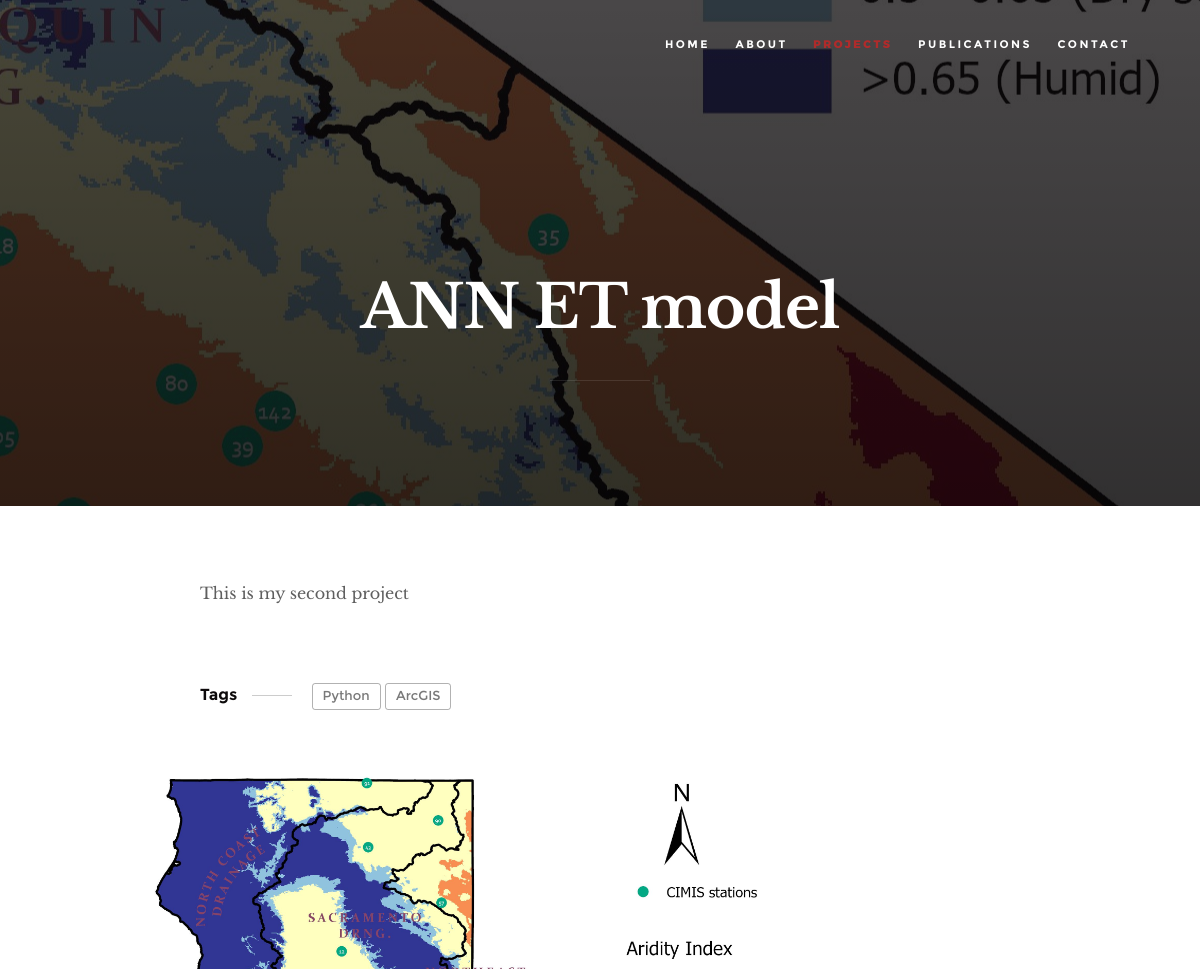
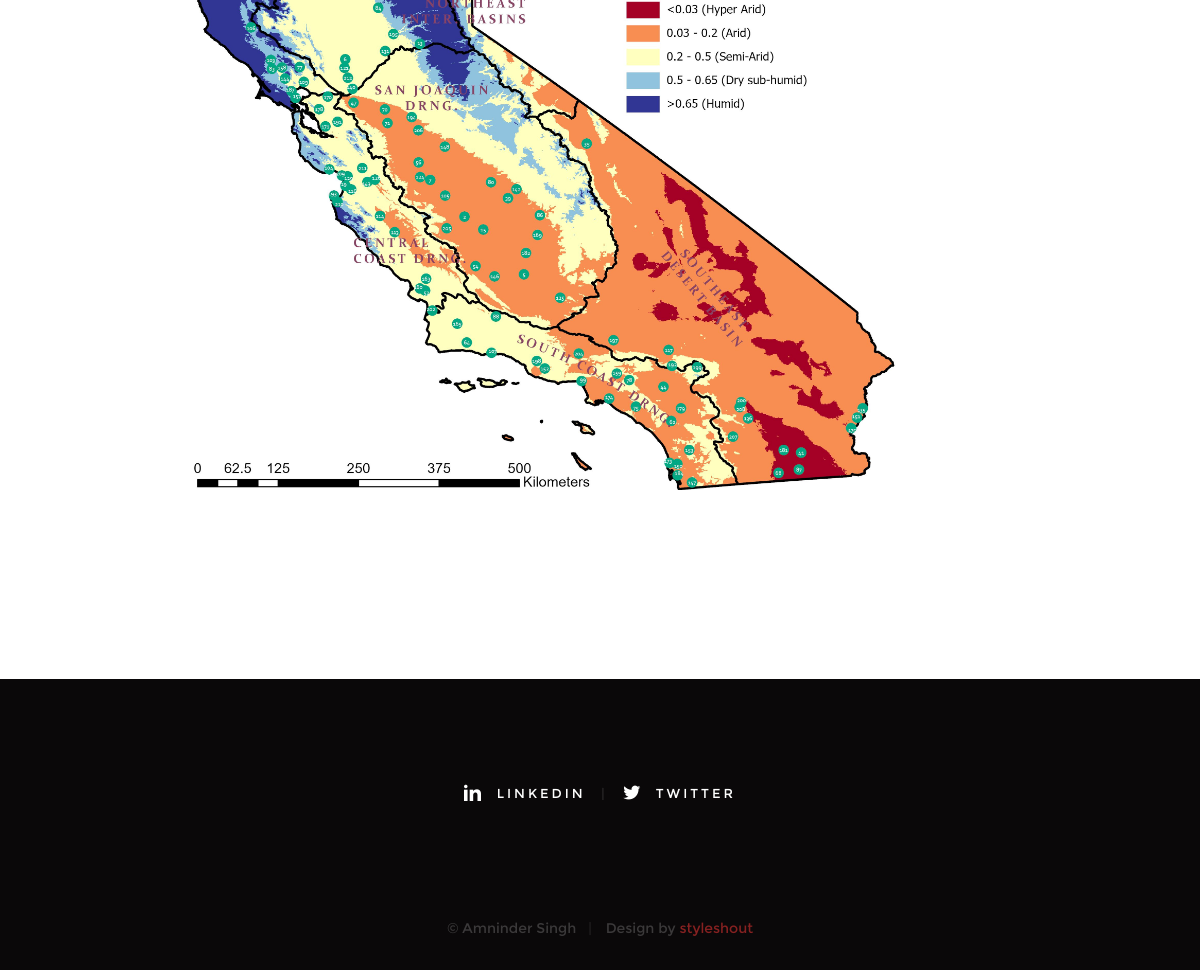
Screenshot of /project/2/ with the database file from the repository (2 pictures, top to bottom).
### home/models.py (models this page shows, shortened)
class Project(models.Model):
    title = models.CharField(max_length=200)
    description = models.TextField(null=True, blank=True)
    featured_image = models.ImageField(null=True, blank=True, default="default.jpg")
    publication_link = models.TextField(max_length=2000, null=True, blank=True)
    source_link = models.CharField(max_length=2000, null=True, blank=True)
    tags = models.ManyToManyField('Tag', blank=True)
    created = models.DateTimeField(auto_now_add=True)

class Tag(models.Model):
    name = models.CharField(max_length=200)
    def __str__(self):
        return self.name

### home/views.py (the view)
# urls.py: path('project/<int:pk>/', views.project, name = "project"),
def project(request, pk):
    projectObj = Project.objects.get(id=pk)
    return render(request, 'single-project.html', {'project': projectObj})

### templates/single-project.html (shortened to what this page needs)
<!DOCTYPE html>
{% load static %}
<html class="no-js" lang="en">
<head>
    <link rel="stylesheet" href="{% static 'css/base.css' %}">
    <link rel="stylesheet" href="{% static 'css/vendor.css' %}">
    <link rel="stylesheet" href="{% static 'css/main.css' %}">
</head>
<body id="top">
    <header class="s-header">
        <nav class="header-nav-wrap">
            <ul class="header-nav">
                <li><a href="{% url 'home' %}" title="home">Home</a></li>
                <li><a href="{% url 'home' %}#about" title="about">About</a></li>
                <li class="current"><a href="{% url 'home' %}#projects" title="blog">Projects</a></li>
                <li><a href="{% url 'home' %}#publications" title="publications">Publications</a></li>
                <li><a href="{% url 'home' %}#contact" title="contact">Contact</a></li>
            </ul>
        </nav>
    </header>
    <article class="blog-single">
        <div class="page-header page-header--single page-hero" style="background-image:url({{project.featured_image.url}});">
            <div class="row page-header__content narrow">
                <article class="col-full">
                    <div class="page-header__info">
                    </div>
                    <h1 class="page-header__title">
                        <a href="#0" title="">
                            {{project.title}}
                        </a>
                    </h1>
                    <ul class="page-header__meta">
                    </ul>
                </article>
            </div>
        </div>
        <div class="row blog-content">
            <div class="col-full blog-content__main">
                <p> {{project.description}}</p>
                <p class="blog-content__tags">
                    <span>Tags</span>
                    {% for tag in project.tags.all %}
                    <span class="blog-content__tag-list">
                        <a>{{tag}}</a>
                    </span>
                    {% endfor %}
                <p>
                <img src="{{project.featured_image.url}}" >
                </p>
                </p>
            </div>
        </div>
    </article>
    <footer>
        <div class="row">
            <div class="col-full">
                <ul class="footer-social">
                    <li><a href="#0">
                        <i class="im im-linkedin" aria-hidden="true"></i>
                        <span>LinkedIn</span>
                    </a></li>
                    <li><a href="#0">
                        <i class="im im-twitter" aria-hidden="true"></i>
                        <span>Twitter</span>
                    </a></li>
                </ul>
            </div>
        </div>
        <div class="row footer-bottom">
            <div class="col-twelve">
                <div class="copyright">
                    <span>© Amninder Singh</span>
                    <span>Design by <a href="https://www.styleshout.com/">styleshout</a></span>
                </div>
            </div>
        </div>
    </footer>
</body>
</html>

### static/css/base.css (style rules this page uses)
html { font-family: sans-serif; line-height: 1.15; -ms-text-size-adjust: 100%; -webkit-text-size-adjust: 100%; }
body { margin: 0; }
article, aside, footer, header, nav, section { display: block; }
h1 { font-size: 2em; margin: 0.67em 0; }
a { background-color: transparent; -webkit-text-decoration-skip: objects; }
img { border-style: none; }
html { font-size: 62.5%; box-sizing: border-box; }
*, *::before, *::after { box-sizing: inherit; }
body { font-weight: normal; line-height: 1; word-wrap: break-word; text-rendering: optimizeLegibility; -webkit-overflow-scrolling: touch; -webkit-text-size-adjust: none; }
body, input, button { -moz-osx-font-smoothing: grayscale; -webkit-font-smoothing: antialiased; }
img, video { max-width: 100%; height: auto; }
div, dl, dt, dd, ul, ol, li, h1, h2, h3, h4, h5, h6, pre, form, p, blockquote, th, td { margin: 0; padding: 0; }
h1, h2, h3, h4, h5, h6 { -webkit-font-smoothing: auto; -webkit-font-smoothing: antialiased; -webkit-font-variant-ligatures: common-ligatures; -moz-font-variant-ligatures: common-ligatures; font-variant-ligatures: common-ligatures; text-rendering: optimizeLegibility; }
em, i { font-style: italic; line-height: inherit; }
ol, ul { list-style: none; }
li { display: block; }
a { text-decoration: none; line-height: inherit; }
.row { width: 94%; max-width: 1200px; margin: 0 auto; }
.row:after { content: ""; display: table; clear: both; }
[class*="col-"] { float: left; }
[class*="col-"] { padding: 0 20px; }
.col-twelve, .col-full { width: 100%; }
@media only screen and (max-width: 1200px) { [class*="col-"] { padding: 0 15px; } }

### rows the page displays
Project: featured_image (picture), title "ANN ET model", description "This is my second project"
Tag: name "Python"
Tag: name "ArcGIS"
